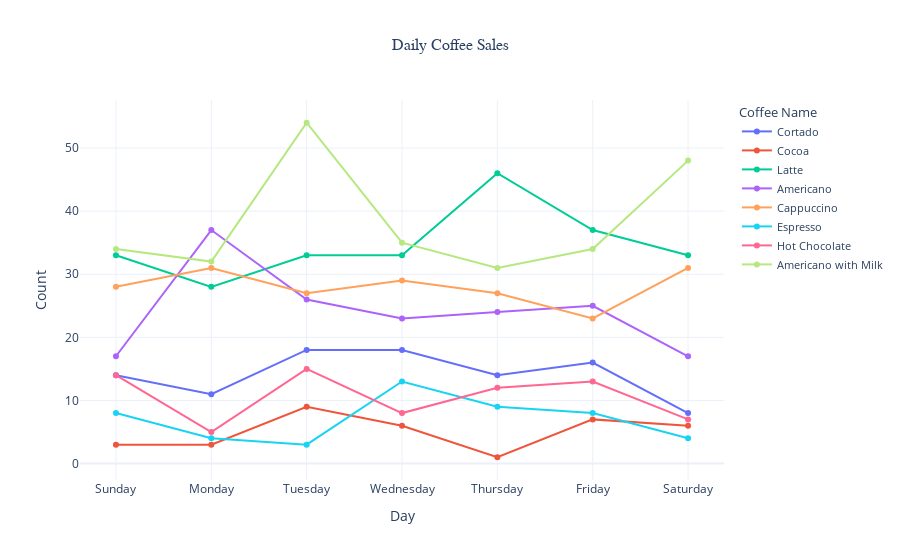

Source (notebook cell):
### Markdown cell above
### WEEKDAY TRENDS

### Code cell
# Q4: What are the weekday sales trends for each coffee type
def plot_weekday_sales(df):
    df['weekday_name'] = df['date'].dt.day_name()
    day_sales = df.groupby(['coffee_name', 'weekday_name']).count()['date'].reset_index().rename(columns={'date': 'count'})

    day_order = ['Sunday', 'Monday', 'Tuesday', 'Wednesday', 'Thursday', 'Friday', 'Saturday']
    day_sales['weekday_name'] = pd.Categorical(day_sales['weekday_name'], categories=day_order, ordered=True)
    day_sales = day_sales.sort_values('weekday_name')

    fig = px.line(day_sales, x='weekday_name', y='count', color='coffee_name', markers=True,
                  labels={'count': 'Count', 'weekday_name': 'Day', 'coffee_name': 'Coffee Name'},
                  title='Daily Coffee Sales')

    fig.update_layout(title={'x': 0.5, 'xanchor': 'center', 'font': {'size': 16, 'family': 'Arial'}},
                      xaxis_title='Day',
                      yaxis_title='Count',
                      legend_title='Coffee Name',
                      legend=dict(font=dict(size=11)),
                      template='plotly_white')

    fig.show()

plot_weekday_sales(df)

### Figure 1 — Plotly figure (JSON) as saved in the notebook; plotly's stock layout.template omitted (floating-point values rounded to 4 significant figures)
{"data": [{"hovertemplate": "Coffee Name=Cortado<br>Day=%{x}<br>Count=%{y}<extra></extra>", "legendgroup": "Cortado", "line": {"color": "#636efa", "dash": "solid"}, "marker": {"symbol": "circle"}, "mode": "markers+lines", "name": "Cortado", "orientation": "v", "showlegend": true, "type": "scatter", "x": ["Sunday", "Monday", "Tuesday", "Wednesday", "Thursday", "Friday", "Saturday"], "xaxis": "x", "y": [14, 11, 18, 18, 14, 16, 8], "yaxis": "y"}, {"hovertemplate": "Coffee Name=Cocoa<br>Day=%{x}<br>Count=%{y}<extra></extra>", "legendgroup": "Cocoa", "line": {"color": "#EF553B", "dash": "solid"}, "marker": {"symbol": "circle"}, "mode": "markers+lines", "name": "Cocoa", "orientation": "v", "showlegend": true, "type": "scatter", "x": ["Sunday", "Monday", "Tuesday", "Wednesday", "Thursday", "Friday", "Saturday"], "xaxis": "x", "y": [3, 3, 9, 6, 1, 7, 6], "yaxis": "y"}, {"hovertemplate": "Coffee Name=Latte<br>Day=%{x}<br>Count=%{y}<extra></extra>", "legendgroup": "Latte", "line": {"color": "#00cc96", "dash": "solid"}, "marker": {"symbol": "circle"}, "mode": "markers+lines", "name": "Latte", "orientation": "v", "showlegend": true, "type": "scatter", "x": ["Sunday", "Monday", "Tuesday", "Wednesday", "Thursday", "Friday", "Saturday"], "xaxis": "x", "y": [33, 28, 33, 33, 46, 37, 33], "yaxis": "y"}, {"hovertemplate": "Coffee Name=Americano<br>Day=%{x}<br>Count=%{y}<extra></extra>", "legendgroup": "Americano", "line": {"color": "#ab63fa", "dash": "solid"}, "marker": {"symbol": "circle"}, "mode": "markers+lines", "name": "Americano", "orientation": "v", "showlegend": true, "type": "scatter", "x": ["Sunday", "Monday", "Tuesday", "Wednesday", "Thursday", "Friday", "Saturday"], "xaxis": "x", "y": [17, 37, 26, 23, 24, 25, 17], "yaxis": "y"}, {"hovertemplate": "Coffee Name=Cappuccino<br>Day=%{x}<br>Count=%{y}<extra></extra>", "legendgroup": "Cappuccino", "line": {"color": "#FFA15A", "dash": "solid"}, "marker": {"symbol": "circle"}, "mode": "markers+lines", "name": "Cappuccino", "orientation": "v", "showlegend": true, "type": "scatter", "x": ["Sunday", "Monday", "Tuesday", "Wednesday", "Thursday", "Friday", "Saturday"], "xaxis": "x", "y": [28, 31, 27, 29, 27, 23, 31], "yaxis": "y"}, {"hovertemplate": "Coffee Name=Espresso<br>Day=%{x}<br>Count=%{y}<extra></extra>", "legendgroup": "Espresso", "line": {"color": "#19d3f3", "dash": "solid"}, "marker": {"symbol": "circle"}, "mode": "markers+lines", "name": "Espresso", "orientation": "v", "showlegend": true, "type": "scatter", "x": ["Sunday", "Monday", "Tuesday", "Wednesday", "Thursday", "Friday", "Saturday"], "xaxis": "x", "y": [8, 4, 3, 13, 9, 8, 4], "yaxis": "y"}, {"hovertemplate": "Coffee Name=Hot Chocolate<br>Day=%{x}<br>Count=%{y}<extra></extra>", "legendgroup": "Hot Chocolate", "line": {"color": "#FF6692", "dash": "solid"}, "marker": {"symbol": "circle"}, "mode": "markers+lines", "name": "Hot Chocolate", "orientation": "v", "showlegend": true, "type": "scatter", "x": ["Sunday", "Monday", "Tuesday", "Wednesday", "Thursday", "Friday", "Saturday"], "xaxis": "x", "y": [14, 5, 15, 8, 12, 13, 7], "yaxis": "y"}, {"hovertemplate": "Coffee Name=Americano with Milk<br>Day=%{x}<br>Count=%{y}<extra></extra>", "legendgroup": "Americano with Milk", "line": {"color": "#B6E880", "dash": "solid"}, "marker": {"symbol": "circle"}, "mode": "markers+lines", "name": "Americano with Milk", "orientation": "v", "showlegend": true, "type": "scatter", "x": ["Sunday", "Monday", "Tuesday", "Wednesday", "Thursday", "Friday", "Saturday"], "xaxis": "x", "y": [34, 32, 54, 35, 31, 34, 48], "yaxis": "y"}], "layout": {"legend": {"font": {"size": 11}, "title": {"text": "Coffee Name"}, "tracegroupgap": 0}, "title": {"font": {"family": "Arial", "size": 16}, "text": "Daily Coffee Sales", "x": 0.5, "xanchor": "center"}, "xaxis": {"anchor": "y", "domain": [0, 1], "title": {"text": "Day"}}, "yaxis": {"anchor": "x", "domain": [0, 1], "title": {"text": "Count"}}}}
